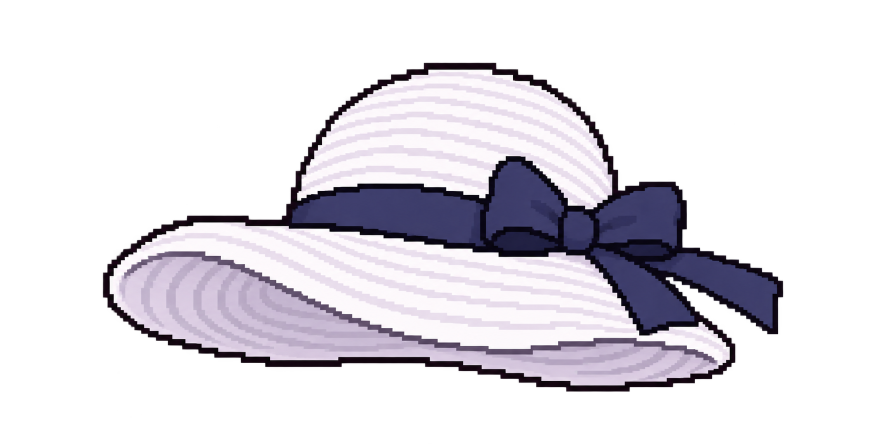
#> input picture images/samples/natsuki_death_hat/hat_source.png, 1774 x 887 px (shown at 1/2 size)
$ python render_sample.py
#> lines starting #> are read from the running program, lines starting #| are printed output that depends on the picture
"""Render the review animation; source bitmap remains unchanged. Requires Pillow."""
from pathlib import Path
import math
from PIL import Image, ImageDraw

ROOT = Path(__file__).resolve().parent
FPS = 25
FALL_SPEED_SCALE = 0.25
DURATION = 13.44
SIZE = (320, 288)


def pose(t):
    fall = max(0.0, t - 0.32)
    phase = 2 * math.pi * fall / 1.25
    amplitude = 42 * min(1, fall / 0.45)
    x = 160 + amplitude * math.sin(phase)
    descent = fall * FALL_SPEED_SCALE
    y = 65 - 12 * math.sin(min(t / 0.32, 1) * math.pi / 2) + 62 * descent + 10 * descent * descent
    tilt = -24 * math.cos(phase) * min(1, fall / 0.35)
    return x, y, tilt, 0.88 + 0.12 * math.cos(phase * 2)


def main():
    source = Image.open(ROOT / 'hat_source.png').convert('RGBA')
#> source is the input picture: PIL image 1774x887 RGBA; mean R, G, B, A 57.8, 55.2, 61.5, 87.1
    source = source.crop(source.getbbox())
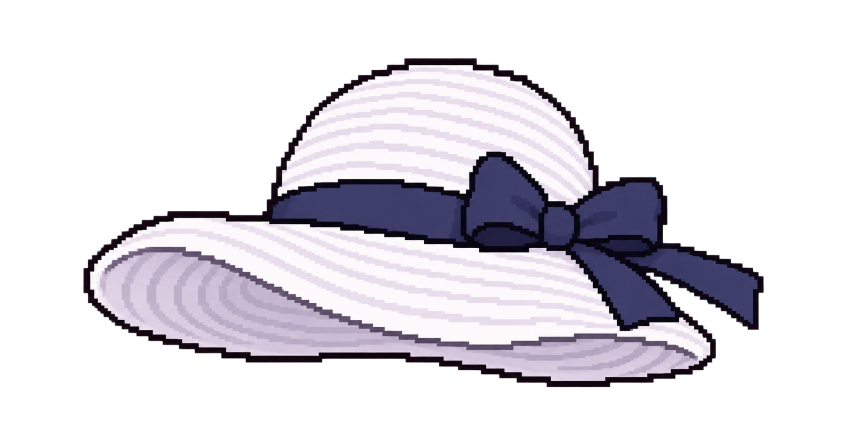
#> source: PIL image 1697x878 RGBA (shown at 1/2 size); mean R, G, B, A 61.1, 58.3, 64.9, 92; transparent parts drawn white
    hat = source.resize((72, round(source.height * 72 / source.width)), Image.Resampling.NEAREST)
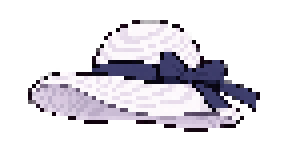
#> hat: PIL image 72x37 RGBA (shown 4 times larger); mean R, G, B, A 61.1, 58.4, 65, 92.5; transparent parts drawn white
    frames = []
    contact = Image.new('RGB', (320 * 4, 288), '#47615f')
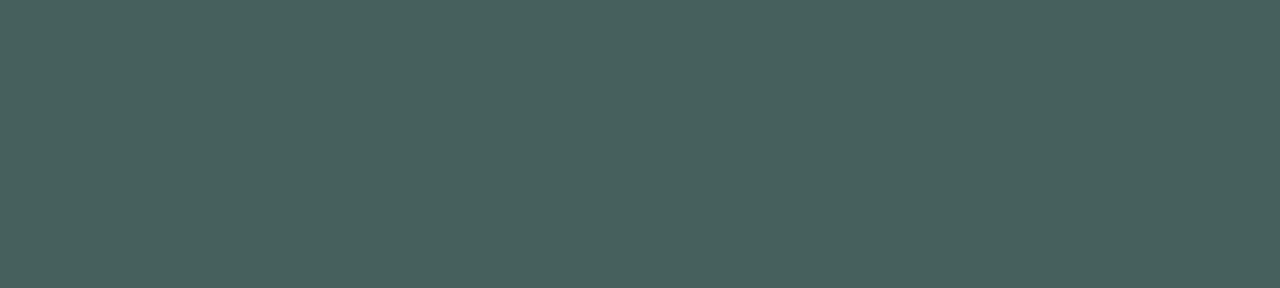
#> contact: PIL image 1280x288 RGB; mean R, G, B 71, 97, 95
    sample_indices = (0, 100, 180, 260)
    for i in range(round(FPS * DURATION)):
        t = i / FPS
        frame = Image.new('RGBA', SIZE, '#47615f')
        draw = ImageDraw.Draw(frame)
        for y in range(16, SIZE[1], 32):
            draw.line((0, y, SIZE[0], y), fill='#506a68')
        x, y, angle, pitch = pose(t)
        sprite = hat.resize((hat.width, round(hat.height * pitch)), Image.Resampling.NEAREST)
        sprite = sprite.rotate(angle, Image.Resampling.NEAREST, expand=True)
        frame.alpha_composite(sprite, (round(x - sprite.width / 2), round(y - sprite.height / 2)))
        frames.append(frame.convert('RGB').resize((640, 576), Image.Resampling.NEAREST))
        if i in sample_indices:
            contact.paste(frame.convert('RGB'), (sample_indices.index(i) * 320, 0))
#> this loop made 336 passes
#> pass 1, in main, `frame = Image.new('RGBA', SIZE, '#47615f')`:
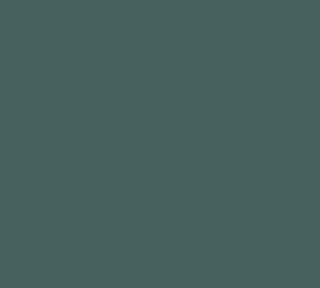
#> frame: PIL image 320x288 RGBA; mean R, G, B, A 71, 97, 95, 255
#> after the loop:
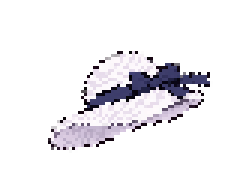
#> sprite: PIL image 82x63 RGBA (shown 3 times larger); mean R, G, B, A 31.5, 30.1, 33.4, 47.4; transparent parts drawn white
#> after the loop, frames = 336 items
    frames[0].save(ROOT / 'preview.gif', save_all=True, append_images=frames[1:], duration=40, loop=0, disposal=2, optimize=False)
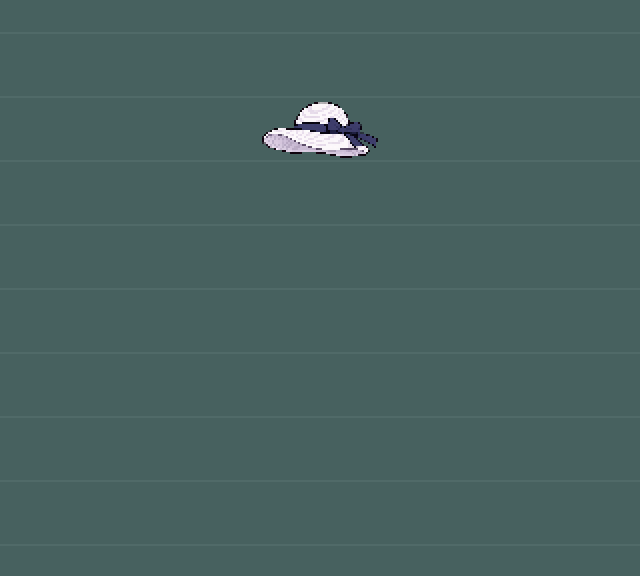
#> saved as preview.gif: PIL image 640x576 RGB; mean R, G, B 72.3, 97.9, 96.1
    contact.save(ROOT / 'contact_sheet.png')
    with Image.open(ROOT / 'preview.gif') as check:
        assert check.size == (640, 576)
        duration = 0
        for index in range(check.n_frames):
            check.seek(index)
            duration += check.info['duration']
#> this loop made 282 passes
#> duration on passes 1 to 3: 40, 80, 120
#> check: PIL image 640x576 RGB
#> after the loop, duration = 13440
        assert duration == round(DURATION * 1000)
    print(f'PASS: {round(FPS * DURATION)} source frames, {FPS}fps, total {DURATION} seconds')


if __name__ == '__main__':
    main()
